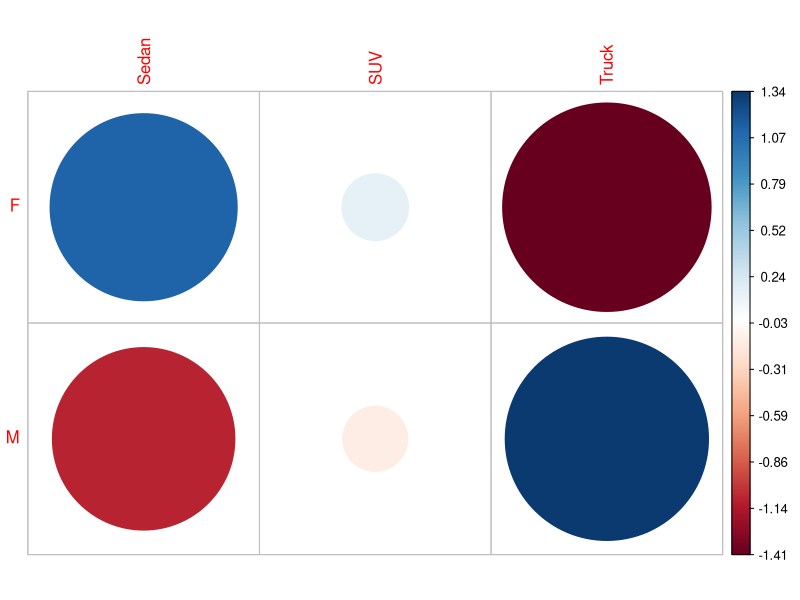
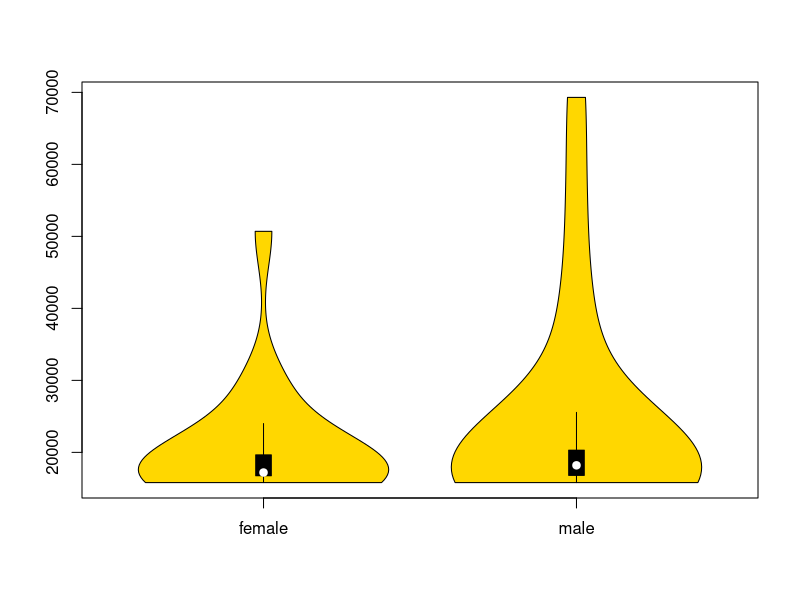
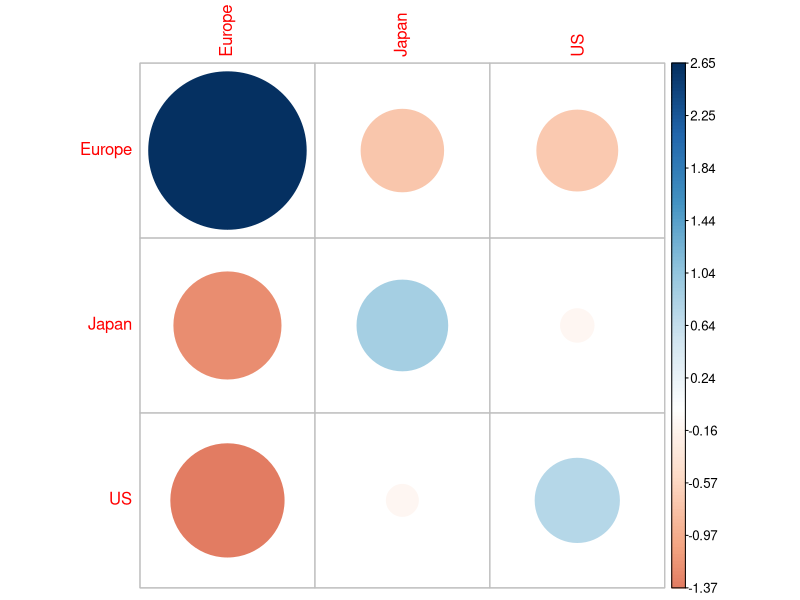
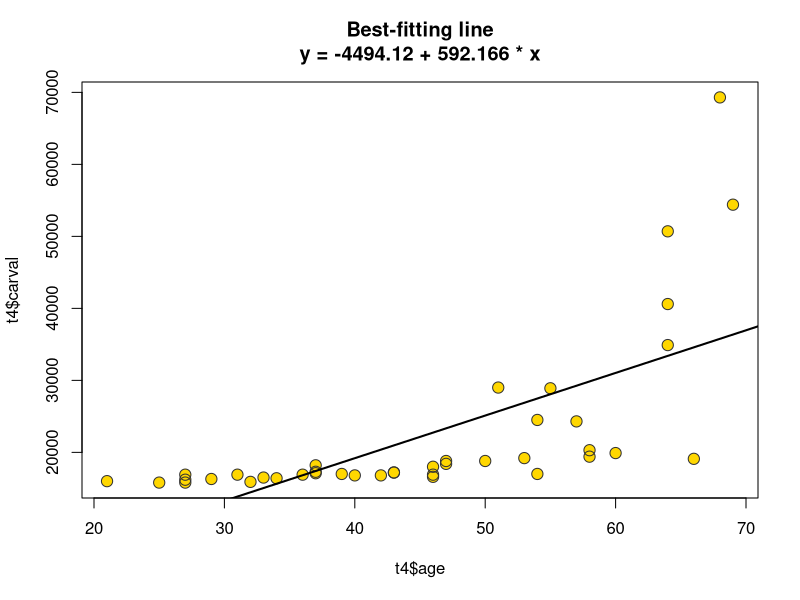
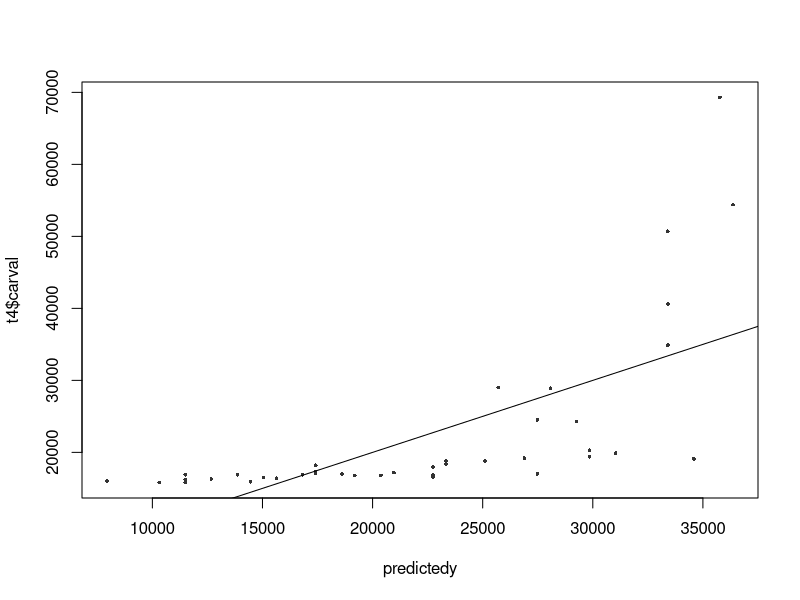
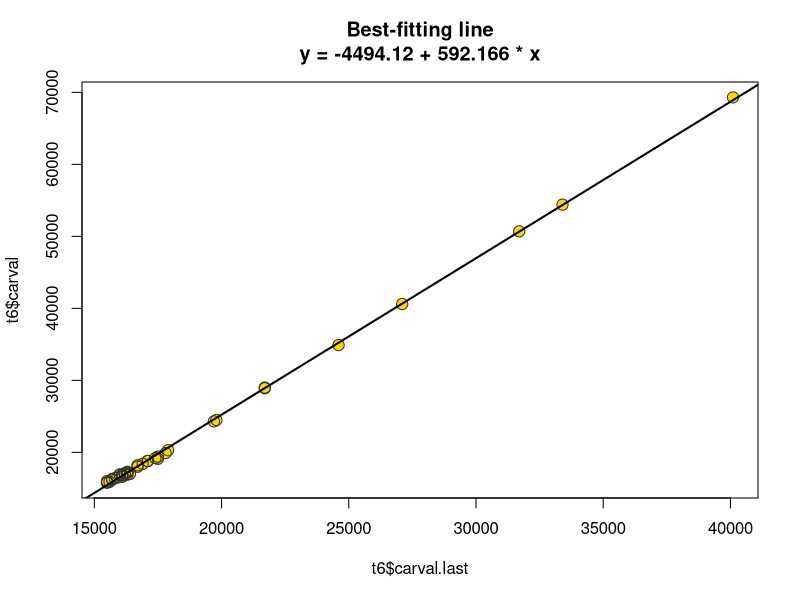
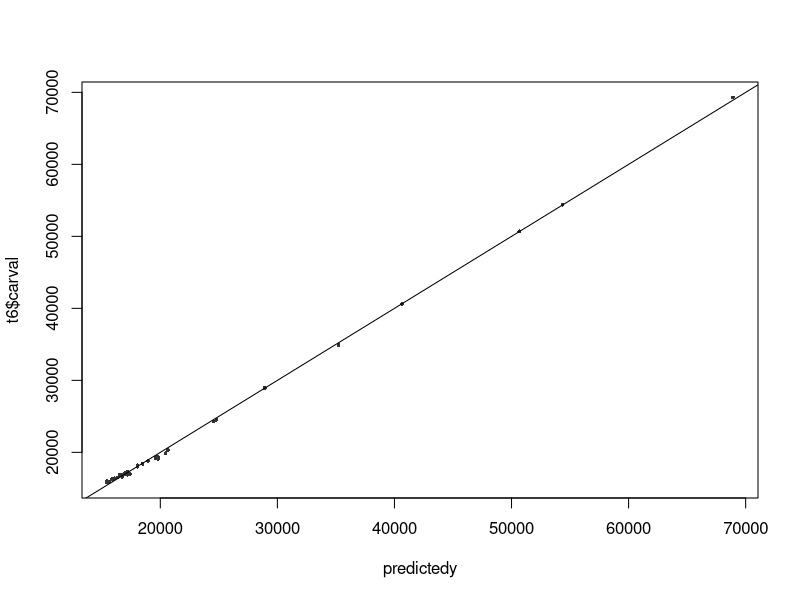
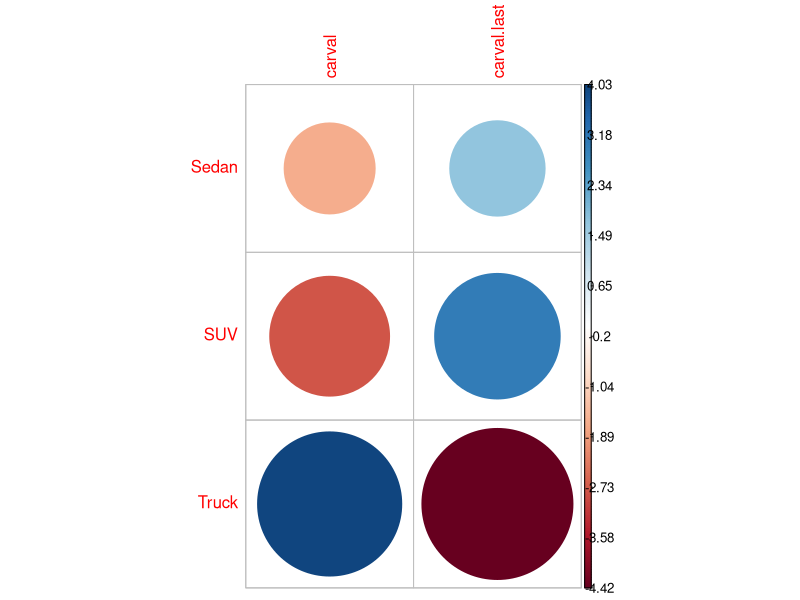

The R source for these figures, in order:
## ---- chunk 1
cardat <- read.table(text="age gender type origin origin.last carval carval.last
                     34 F SUV US US 16400 15800
                     31 M Truck US Europe 16900 16000
                     47 M Sedan US US 18800 17100
                     21 F Sedan Japan Japan 16000 15500
                     42 M SUV US Japan 16800 16100
                     43 F SUV US US 17200 16300
                     60 F Truck Europe Europe 19900 17800
                     37 M Truck Europe Europe 17100 16200
                     46 F SUV Japan Japan 16900 16300
                     27 M Sedan US US 16200 15700
                     50 M SUV US US 18800 17100
                     64 F SUV Japan US 50700 31700
                     33 M SUV Japan Japan 16500 15900
                     39 M Truck US Europe 17000 16200
                     58 F Sedan Japan US 19400 17500
                     53 F SUV US Europe 19200 17400
                     29 F Sedan US Japan 16300 15700
                     37 F Sedan US US 17300 16300
                     37 M SUV US Japan 18200 16700
                     54 F Sedan Japan Japan 24500 19800
                     46 F SUV Japan Europe 18000 16700
                     55 F SUV US Japan 28900 21700
                     46 F Truck US Europe 16600 16100
                     57 M SUV Europe Europe 24300 19700
                     40 M SUV US US 16800 16100
                     27 M Sedan Japan US 16900 16000
                     58 M SUV Europe Europe 20300 17900
                     64 M Truck US US 40600 27100
                     47 M Truck US Europe 18400 16900
                     32 M Truck US US 15900 15600
                     43 F Sedan Japan US 17200 16300
                     66 M Truck Europe Europe 19100 17500
                     36 F SUV US Japan 16900 16100
                     68 M Truck US US 69300 40100
                     54 F Sedan Japan US 17000 16400
                     64 M Truck Japan Europe 34900 24600
                     27 M SUV Japan Europe 15800 15500
                     51 F Sedan Japan Japan 29000 21700
                     69 M Sedan US Japan 54400 33400
                     25 F Sedan Japan Japan 15800 15500",header=T)
## ---- chunk 2
library(corrplot)
library(BayesFactor)

t1 <- table(cardat$gender, cardat$type)
t1 #extracting the table of gender w.r.t. car type

ct_1 <- chisq.test(t1) 
ct_1 #Chi-squared test on t1
bf_1 <- contingencyTableBF(t1, sampleType = 'indepMulti', fixedMargin = 'cols') 
bf_1 #bayes factor contingency table tests for t1
bf_1@bayesFactor$bf  #bayes factor value
corrplot(ct_1$residuals, is.cor = F)

## ---- chunk 3
library(vioplot)
library(BayesFactor)

t2 <- table(cardat$carval,cardat$gender) 

women <- subset(cardat, cardat$gender == "F")
men <- subset(cardat, cardat$gender == "M")
#overall differences
t.test(women$carval, men$carval, alternative = 'less') #comparing two independent samples
## ---- chunk 4
t2_bf <- ttestBF(women$carval, men$carval) #bayesfactor test
t2_bf
t2_bf@bayesFactor$bf
## ---- chunk 5
vioplot(women$carval, men$carval, names = c('female','male'),col = c('gold'))
## ---- chunk 6
mean(men$carval) #mean amout of car of men and women
mean(women$carval)

length(men$carval) #number of men and women
length(women$carval)
## ---- chunk 7
new <- cardat$origin
old <- cardat$origin.last
t3 <- table(old,new)
addmargins(t3)

ct_3 <- chisq.test(t3) 
ct_3 #Chi-squared test on t3
bf_3 <- contingencyTableBF(t3, sampleType = 'indepMulti', fixedMargin = 'cols') 
bf_3 #bayes factor contingency table tests for t3
bf_3@bayesFactor$bf  #bayes factor value
corrplot(ct_3$residuals, is.cor = F)

## ---- chunk 8
t4 <- cardat[,c('age','carval')] #extracting age and car value

model1 <- lm(t4$carval~t4$age) #automatic fit
model1

par(mfrow=c(1,1)) #plotting carval and age 
plot(t4$age,t4$carval,pch=16,cex=1.5,col="gold",
     main=paste("Best-fitting line\n", "y = ",round(model1$coef[1] ,2) ," + ", 
                round(model1$coef[2],3) , " * x",sep=""))

points(t4$age,t4$carval,pch=1,cex=1.5,col="grey20")
abline(model1$coef,lwd=2) #best fit line

summary(model1)

predictedy <- model1$coef[1] + model1$coef[2]* t4$age #predictions of value we did not see

plot(predictedy, t4$carval,cex=.5,col="grey20",pch=16) #plotting them
abline(0,1)
cor(t4$carval,predictedy)^2
## ---- chunk 9
#Bayes factor test
x4 <- ttestBF(t4$age,t4$carval,paired = T)
x4@bayesFactor$bf
## ---- chunk 10
length(cardat$carval[cardat$age==32])
length(cardat$carval[cardat$age==52])
length(cardat$carval[cardat$age==62])
## ---- chunk 11
t6 <- cardat[,c("carval","carval.last")] #extracting age and car value
cor.test(t6$carval, t6$carval.last)
## ---- chunk 12
model2 <- lm(t6$carval~t6$carval.last) #automatic fit
model2

par(mfrow=c(1,1)) #plotting carval and age 
plot(t6$carval.last,t6$carval,pch=16,cex=1.5,col="gold",
     main=paste("Best-fitting line\n", "y = ",round(model1$coef[1] ,2) ," + ", 
                round(model1$coef[2],3) , " * x",sep=""))

points(t6$carval.last,t6$carval,pch=1,cex=1.5,col="grey20")
abline(model2$coef,lwd=2) #best fit line

summary(model2)

predictedy <- model2$coef[1] + model2$coef[2]* t6$carval.last #predictions of value we did not see

plot(predictedy, t6$carval,cex=.5,col="grey20",pch=16) #plotting them
abline(0,1)
cor(t6$carval,predictedy)^2
## ---- chunk 13
#Bayes factor test
x6 <- ttestBF(t6$carval.last,t6$carval,paired = T)
x6@bayesFactor$bf
## ---- chunk 14
tmp1 <- cbind(mean(cardat[which(cardat$type=='Sedan'),"carval"]),mean(cardat[which(cardat$type=='Sedan'),"carval.last"]))
tmp2 <- cbind(mean(cardat[which(cardat$type=='SUV'),"carval"]),mean(cardat[which(cardat$type=='SUV'),"carval.last"]))
tmp3 <- cbind(mean(cardat[which(cardat$type=='Truck'),"carval"]),mean(cardat[which(cardat$type=='Truck'),"carval.last"]))
t7 <- rbind(tmp1,tmp2,tmp3)
row.names(t7) <- c('Sedan','SUV','Truck')
colnames(t7) <- c('carval','carval.last')
t7

ct_7 <- chisq.test(t7) 
ct_7 #Chi-squared test on t7
bf_7 <- contingencyTableBF(t7, sampleType = 'indepMulti', fixedMargin = 'cols') 
bf_7 #bayes factor contingency table tests for t7
bf_7@bayesFactor$bf  #bayes factor value
corrplot(ct_7$residuals, is.cor = F)
## ---- chunk 15
q1<-subset( cardat, cardat$type == 'Truck') 
t8 <- cbind(sum(q1$carval),sum(q1$carval.last))

q2 <- subset( cardat, cardat$type == 'SUV') 
temp <- cbind(sum(q2$carval),sum(q2$carval.last)) #combining the sum of prices of trucks and suv
t8 <- rbind(t8,temp)
row.names(t8) <- c('Truck','SUV')
colnames(t8) <- c('carval','carval.last')
t8
## ---- chunk 16
truck <- q1 #truck data
suv <- q2 #suv data
## ---- chunk 17
t.test(truck$carval, suv$carval, alternative = 'less') #comparing current prices
## ---- chunk 18
t8_bf <- ttestBF(truck$carval, suv$carval) #bayesfactor test
t8_bf
t8_bf@bayesFactor$bf
## ---- chunk 19
t.test(truck$carval.last, suv$carval.last, alternative = 'less') #comparing previous prices
## ---- chunk 20
t8_bf <- ttestBF(truck$carval.last, suv$carval.last) #bayesfactor test
t8_bf
t2_bf@bayesFactor$bf
## ---- chunk 21
vioplot(truck$carval, suv$carval, names = c('truck','suv'),col = c('gold'))
vioplot(truck$carval.last, suv$carval.last, names = c('truck','suv'),col = c('gold'))
